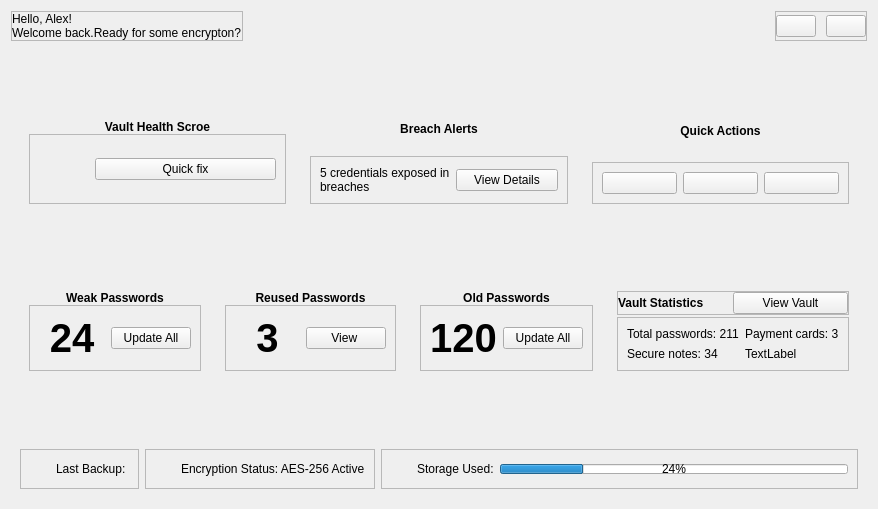
<?xml version="1.0" encoding="UTF-8"?>
<ui version="4.0">
 <class>DashboardComponent</class>
 <widget class="QCustomComponent" name="DashboardComponent">
  <property name="geometry">
   <rect>
    <x>0</x>
    <y>0</y>
    <width>878</width>
    <height>509</height>
   </rect>
  </property>
  <property name="minimumSize">
   <size>
    <width>862</width>
    <height>501</height>
   </size>
  </property>
  <property name="windowTitle">
   <string>CustomComponent</string>
  </property>
  <layout class="QVBoxLayout" name="verticalLayout">
   <item alignment="Qt::AlignmentFlag::AlignTop">
    <widget class="QWidget" name="header" native="true">
     <layout class="QHBoxLayout" name="horizontalLayout">
      <property name="spacing">
       <number>10</number>
      </property>
      <property name="leftMargin">
       <number>0</number>
      </property>
      <property name="topMargin">
       <number>0</number>
      </property>
      <property name="rightMargin">
       <number>0</number>
      </property>
      <property name="bottomMargin">
       <number>0</number>
      </property>
      <item alignment="Qt::AlignmentFlag::AlignLeft">
       <widget class="QFrame" name="frame">
        <property name="frameShape">
         <enum>QFrame::Shape::StyledPanel</enum>
        </property>
        <property name="frameShadow">
         <enum>QFrame::Shadow::Raised</enum>
        </property>
        <layout class="QVBoxLayout" name="verticalLayout_2">
         <property name="spacing">
          <number>0</number>
         </property>
         <property name="leftMargin">
          <number>0</number>
         </property>
         <property name="topMargin">
          <number>0</number>
         </property>
         <property name="rightMargin">
          <number>0</number>
         </property>
         <property name="bottomMargin">
          <number>0</number>
         </property>
         <item>
          <widget class="QLabel" name="welcomeName">
           <property name="text">
            <string>Hello, Alex!</string>
           </property>
          </widget>
         </item>
         <item>
          <widget class="QLabel" name="welcomeMessage">
           <property name="text">
            <string>Welcome back.Ready for some encrypton?</string>
           </property>
          </widget>
         </item>
        </layout>
       </widget>
      </item>
      <item>
       <spacer name="horizontalSpacer">
        <property name="orientation">
         <enum>Qt::Orientation::Horizontal</enum>
        </property>
        <property name="sizeHint" stdset="0">
         <size>
          <width>40</width>
          <height>20</height>
         </size>
        </property>
       </spacer>
      </item>
      <item alignment="Qt::AlignmentFlag::AlignRight">
       <widget class="QFrame" name="frame_2">
        <property name="frameShape">
         <enum>QFrame::Shape::StyledPanel</enum>
        </property>
        <property name="frameShadow">
         <enum>QFrame::Shadow::Raised</enum>
        </property>
        <layout class="QHBoxLayout" name="horizontalLayout_3">
         <property name="spacing">
          <number>10</number>
         </property>
         <property name="leftMargin">
          <number>0</number>
         </property>
         <property name="topMargin">
          <number>0</number>
         </property>
         <property name="rightMargin">
          <number>0</number>
         </property>
         <property name="bottomMargin">
          <number>0</number>
         </property>
         <item>
          <widget class="QPushButton" name="addBtn">
           <property name="text">
            <string/>
           </property>
           <property name="icon">
            <iconset resource="../Qss/icons/_icons.qrc">
             <normaloff>:/font_awesome_solid/icons/font_awesome/solid/plus.png</normaloff>:/font_awesome_solid/icons/font_awesome/solid/plus.png</iconset>
           </property>
          </widget>
         </item>
         <item>
          <widget class="QPushButton" name="notificationBtn">
           <property name="text">
            <string/>
           </property>
           <property name="icon">
            <iconset resource="../Qss/icons/_icons.qrc">
             <normaloff>:/font_awesome_solid/icons/font_awesome/solid/bell.png</normaloff>:/font_awesome_solid/icons/font_awesome/solid/bell.png</iconset>
           </property>
          </widget>
         </item>
        </layout>
       </widget>
      </item>
     </layout>
    </widget>
   </item>
   <item>
    <widget class="QCustomHorizontalSeparator" name="customHorizontalSeparator_2"/>
   </item>
   <item alignment="Qt::AlignmentFlag::AlignTop">
    <widget class="QWidget" name="widget_2" native="true">
     <layout class="QHBoxLayout" name="horizontalLayout_4">
      <item>
       <widget class="QWidget" name="widget_3" native="true">
        <layout class="QVBoxLayout" name="verticalLayout_3">
         <property name="spacing">
          <number>0</number>
         </property>
         <item>
          <widget class="QLabel" name="label">
           <property name="font">
            <font>
             <italic>false</italic>
             <bold>true</bold>
            </font>
           </property>
           <property name="text">
            <string>Vault Health Scroe</string>
           </property>
           <property name="alignment">
            <set>Qt::AlignmentFlag::AlignCenter</set>
           </property>
          </widget>
         </item>
         <item>
          <widget class="QCustomHorizontalSeparator" name="customHorizontalSeparator_8"/>
         </item>
         <item>
          <widget class="QFrame" name="frame_3">
           <property name="frameShape">
            <enum>QFrame::Shape::StyledPanel</enum>
           </property>
           <property name="frameShadow">
            <enum>QFrame::Shadow::Raised</enum>
           </property>
           <layout class="QHBoxLayout" name="horizontalLayout_5">
            <item>
             <widget class="QCustomRoundProgressBar" name="vaultScoreProgressBar">
              <property name="minimumSize">
               <size>
                <width>50</width>
                <height>50</height>
               </size>
              </property>
              <property name="maximumSize">
               <size>
                <width>50</width>
                <height>50</height>
               </size>
              </property>
              <property name="value" stdset="0">
               <number>40</number>
              </property>
             </widget>
            </item>
            <item>
             <widget class="QPushButton" name="quickFixBtn">
              <property name="text">
               <string>Quick fix</string>
              </property>
              <property name="icon">
               <iconset resource="../Qss/icons/_icons.qrc">
                <normaloff>:/feather/icons/feather/tool.png</normaloff>:/feather/icons/feather/tool.png</iconset>
              </property>
             </widget>
            </item>
           </layout>
          </widget>
         </item>
        </layout>
       </widget>
      </item>
      <item>
       <widget class="QWidget" name="widget_4" native="true">
        <layout class="QVBoxLayout" name="verticalLayout_4">
         <property name="spacing">
          <number>0</number>
         </property>
         <item>
          <widget class="QLabel" name="label_2">
           <property name="font">
            <font>
             <bold>true</bold>
            </font>
           </property>
           <property name="text">
            <string>Breach Alerts</string>
           </property>
           <property name="alignment">
            <set>Qt::AlignmentFlag::AlignCenter</set>
           </property>
          </widget>
         </item>
         <item>
          <widget class="QCustomHorizontalSeparator" name="customHorizontalSeparator_9"/>
         </item>
         <item>
          <widget class="QFrame" name="frame_4">
           <property name="frameShape">
            <enum>QFrame::Shape::StyledPanel</enum>
           </property>
           <property name="frameShadow">
            <enum>QFrame::Shadow::Raised</enum>
           </property>
           <layout class="QHBoxLayout" name="horizontalLayout_6">
            <item>
             <widget class="QLabel" name="breachLabel">
              <property name="text">
               <string>5 credentials exposed in breaches</string>
              </property>
              <property name="wordWrap">
               <bool>true</bool>
              </property>
             </widget>
            </item>
            <item>
             <widget class="QPushButton" name="breachBtn">
              <property name="text">
               <string>View Details</string>
              </property>
              <property name="icon">
               <iconset resource="../Qss/icons/_icons.qrc">
                <normaloff>:/feather/icons/feather/eye.png</normaloff>:/feather/icons/feather/eye.png</iconset>
              </property>
             </widget>
            </item>
           </layout>
          </widget>
         </item>
        </layout>
       </widget>
      </item>
      <item>
       <widget class="QWidget" name="widget_5" native="true">
        <layout class="QVBoxLayout" name="verticalLayout_5">
         <property name="spacing">
          <number>0</number>
         </property>
         <item>
          <widget class="QLabel" name="label_4">
           <property name="font">
            <font>
             <bold>true</bold>
            </font>
           </property>
           <property name="text">
            <string>Quick Actions</string>
           </property>
           <property name="alignment">
            <set>Qt::AlignmentFlag::AlignCenter</set>
           </property>
          </widget>
         </item>
         <item>
          <widget class="QCustomHorizontalSeparator" name="customHorizontalSeparator_10"/>
         </item>
         <item>
          <widget class="QFrame" name="frame_5">
           <property name="frameShape">
            <enum>QFrame::Shape::StyledPanel</enum>
           </property>
           <property name="frameShadow">
            <enum>QFrame::Shadow::Raised</enum>
           </property>
           <layout class="QHBoxLayout" name="horizontalLayout_7">
            <item>
             <widget class="QPushButton" name="generatorBtn">
              <property name="text">
               <string/>
              </property>
              <property name="icon">
               <iconset resource="../Qss/icons/_icons.qrc">
                <normaloff>:/material_design/icons/material_design/generating_tokens.png</normaloff>:/material_design/icons/material_design/generating_tokens.png</iconset>
              </property>
             </widget>
            </item>
            <item>
             <widget class="QPushButton" name="settingsBtn">
              <property name="text">
               <string/>
              </property>
              <property name="icon">
               <iconset resource="../Qss/icons/_icons.qrc">
                <normaloff>:/feather/icons/feather/settings.png</normaloff>:/feather/icons/feather/settings.png</iconset>
              </property>
             </widget>
            </item>
            <item>
             <widget class="QPushButton" name="userBtn">
              <property name="text">
               <string/>
              </property>
              <property name="icon">
               <iconset resource="../Qss/icons/_icons.qrc">
                <normaloff>:/font_awesome_solid/icons/font_awesome/solid/circle-user.png</normaloff>:/font_awesome_solid/icons/font_awesome/solid/circle-user.png</iconset>
              </property>
             </widget>
            </item>
           </layout>
          </widget>
         </item>
        </layout>
       </widget>
      </item>
     </layout>
    </widget>
   </item>
   <item>
    <widget class="QCustomHorizontalSeparator" name="customHorizontalSeparator"/>
   </item>
   <item alignment="Qt::AlignmentFlag::AlignTop">
    <widget class="QWidget" name="widget_6" native="true">
     <layout class="QHBoxLayout" name="horizontalLayout_11">
      <item>
       <widget class="QWidget" name="widget_7" native="true">
        <layout class="QVBoxLayout" name="verticalLayout_6">
         <property name="spacing">
          <number>0</number>
         </property>
         <item>
          <widget class="QLabel" name="label_3">
           <property name="font">
            <font>
             <bold>true</bold>
            </font>
           </property>
           <property name="text">
            <string>Weak Passwords</string>
           </property>
           <property name="alignment">
            <set>Qt::AlignmentFlag::AlignCenter</set>
           </property>
          </widget>
         </item>
         <item>
          <widget class="QCustomHorizontalSeparator" name="customHorizontalSeparator_5"/>
         </item>
         <item>
          <widget class="QFrame" name="frame_6">
           <property name="frameShape">
            <enum>QFrame::Shape::StyledPanel</enum>
           </property>
           <property name="frameShadow">
            <enum>QFrame::Shadow::Raised</enum>
           </property>
           <layout class="QHBoxLayout" name="horizontalLayout_8">
            <item>
             <widget class="QLabel" name="weakPassLabel">
              <property name="font">
               <font>
                <pointsize>30</pointsize>
                <bold>true</bold>
               </font>
              </property>
              <property name="text">
               <string>24</string>
              </property>
              <property name="alignment">
               <set>Qt::AlignmentFlag::AlignCenter</set>
              </property>
             </widget>
            </item>
            <item>
             <widget class="QPushButton" name="viewWeakPass">
              <property name="text">
               <string>Update All</string>
              </property>
              <property name="icon">
               <iconset resource="../Qss/icons/_icons.qrc">
                <normaloff>:/material_design/icons/material_design/browser_updated.png</normaloff>:/material_design/icons/material_design/browser_updated.png</iconset>
              </property>
             </widget>
            </item>
           </layout>
          </widget>
         </item>
        </layout>
       </widget>
      </item>
      <item>
       <widget class="QWidget" name="widget_8" native="true">
        <layout class="QVBoxLayout" name="verticalLayout_7">
         <property name="spacing">
          <number>0</number>
         </property>
         <item>
          <widget class="QLabel" name="label_5">
           <property name="font">
            <font>
             <pointsize>9</pointsize>
             <bold>true</bold>
            </font>
           </property>
           <property name="text">
            <string>Reused Passwords</string>
           </property>
           <property name="alignment">
            <set>Qt::AlignmentFlag::AlignCenter</set>
           </property>
          </widget>
         </item>
         <item>
          <widget class="QCustomHorizontalSeparator" name="customHorizontalSeparator_6"/>
         </item>
         <item>
          <widget class="QFrame" name="frame_7">
           <property name="frameShape">
            <enum>QFrame::Shape::StyledPanel</enum>
           </property>
           <property name="frameShadow">
            <enum>QFrame::Shadow::Raised</enum>
           </property>
           <layout class="QHBoxLayout" name="horizontalLayout_9">
            <item>
             <widget class="QLabel" name="reusedPassLabel">
              <property name="font">
               <font>
                <pointsize>30</pointsize>
                <bold>true</bold>
               </font>
              </property>
              <property name="text">
               <string>3</string>
              </property>
              <property name="alignment">
               <set>Qt::AlignmentFlag::AlignCenter</set>
              </property>
              <property name="wordWrap">
               <bool>true</bool>
              </property>
             </widget>
            </item>
            <item>
             <widget class="QPushButton" name="viewpassBtn">
              <property name="text">
               <string>View </string>
              </property>
              <property name="icon">
               <iconset resource="../Qss/icons/_icons.qrc">
                <normaloff>:/feather/icons/feather/eye.png</normaloff>:/feather/icons/feather/eye.png</iconset>
              </property>
             </widget>
            </item>
           </layout>
          </widget>
         </item>
        </layout>
       </widget>
      </item>
      <item>
       <widget class="QWidget" name="widget_9" native="true">
        <layout class="QVBoxLayout" name="verticalLayout_8">
         <property name="spacing">
          <number>0</number>
         </property>
         <item>
          <widget class="QLabel" name="label_6">
           <property name="font">
            <font>
             <bold>true</bold>
            </font>
           </property>
           <property name="text">
            <string>Old Passwords</string>
           </property>
           <property name="alignment">
            <set>Qt::AlignmentFlag::AlignCenter</set>
           </property>
          </widget>
         </item>
         <item>
          <widget class="QCustomHorizontalSeparator" name="customHorizontalSeparator_7"/>
         </item>
         <item>
          <widget class="QFrame" name="frame_8">
           <property name="frameShape">
            <enum>QFrame::Shape::StyledPanel</enum>
           </property>
           <property name="frameShadow">
            <enum>QFrame::Shadow::Raised</enum>
           </property>
           <layout class="QHBoxLayout" name="horizontalLayout_10">
            <item>
             <widget class="QLabel" name="oldPassLabel">
              <property name="font">
               <font>
                <pointsize>30</pointsize>
                <bold>true</bold>
               </font>
              </property>
              <property name="text">
               <string>120</string>
              </property>
              <property name="alignment">
               <set>Qt::AlignmentFlag::AlignCenter</set>
              </property>
             </widget>
            </item>
            <item>
             <widget class="QPushButton" name="updatePassBtn">
              <property name="text">
               <string>Update All</string>
              </property>
              <property name="icon">
               <iconset resource="../Qss/icons/_icons.qrc">
                <normaloff>:/material_design/icons/material_design/browser_updated.png</normaloff>:/material_design/icons/material_design/browser_updated.png</iconset>
              </property>
             </widget>
            </item>
           </layout>
          </widget>
         </item>
        </layout>
       </widget>
      </item>
      <item>
       <widget class="QWidget" name="widget_11" native="true">
        <layout class="QVBoxLayout" name="verticalLayout_9">
         <property name="spacing">
          <number>0</number>
         </property>
         <item>
          <widget class="QFrame" name="frame_13">
           <property name="frameShape">
            <enum>QFrame::Shape::StyledPanel</enum>
           </property>
           <property name="frameShadow">
            <enum>QFrame::Shadow::Raised</enum>
           </property>
           <layout class="QHBoxLayout" name="horizontalLayout_16">
            <property name="spacing">
             <number>0</number>
            </property>
            <property name="leftMargin">
             <number>0</number>
            </property>
            <property name="topMargin">
             <number>0</number>
            </property>
            <property name="rightMargin">
             <number>0</number>
            </property>
            <property name="bottomMargin">
             <number>0</number>
            </property>
            <item>
             <widget class="QLabel" name="label_15">
              <property name="font">
               <font>
                <bold>true</bold>
               </font>
              </property>
              <property name="text">
               <string>Vault Statistics</string>
              </property>
             </widget>
            </item>
            <item>
             <widget class="QPushButton" name="vaultBtn">
              <property name="text">
               <string>View Vault</string>
              </property>
              <property name="icon">
               <iconset resource="../Qss/icons/_icons.qrc">
                <normaloff>:/font_awesome_solid/icons/font_awesome/solid/shield.png</normaloff>:/font_awesome_solid/icons/font_awesome/solid/shield.png</iconset>
              </property>
             </widget>
            </item>
           </layout>
          </widget>
         </item>
         <item>
          <widget class="QCustomHorizontalSeparator" name="customHorizontalSeparator_4"/>
         </item>
         <item>
          <widget class="QFrame" name="frame_12">
           <property name="frameShape">
            <enum>QFrame::Shape::StyledPanel</enum>
           </property>
           <property name="frameShadow">
            <enum>QFrame::Shadow::Raised</enum>
           </property>
           <layout class="QFormLayout" name="formLayout">
            <item row="0" column="0">
             <widget class="QLabel" name="totalPassLabel">
              <property name="text">
               <string>Total passwords: 211</string>
              </property>
             </widget>
            </item>
            <item row="1" column="0">
             <widget class="QLabel" name="totalNotesLabel">
              <property name="text">
               <string>Secure notes: 34</string>
              </property>
             </widget>
            </item>
            <item row="0" column="1">
             <widget class="QLabel" name="totalCardsLabel">
              <property name="text">
               <string>Payment cards: 3</string>
              </property>
             </widget>
            </item>
            <item row="1" column="1">
             <widget class="QLabel" name="totalContactsLabel">
              <property name="text">
               <string>TextLabel</string>
              </property>
             </widget>
            </item>
           </layout>
          </widget>
         </item>
        </layout>
       </widget>
      </item>
     </layout>
    </widget>
   </item>
   <item>
    <widget class="QCustomHorizontalSeparator" name="customHorizontalSeparator_3"/>
   </item>
   <item>
    <widget class="QWidget" name="footer" native="true">
     <layout class="QHBoxLayout" name="horizontalLayout_12">
      <item>
       <widget class="QFrame" name="frame_9">
        <property name="frameShape">
         <enum>QFrame::Shape::StyledPanel</enum>
        </property>
        <property name="frameShadow">
         <enum>QFrame::Shadow::Raised</enum>
        </property>
        <layout class="QHBoxLayout" name="horizontalLayout_13">
         <item>
          <widget class="QLabel" name="label_8">
           <property name="minimumSize">
            <size>
             <width>20</width>
             <height>20</height>
            </size>
           </property>
           <property name="maximumSize">
            <size>
             <width>20</width>
             <height>20</height>
            </size>
           </property>
           <property name="text">
            <string/>
           </property>
           <property name="pixmap">
            <pixmap resource="../Qss/icons/_icons.qrc">:/material_design/icons/material_design/settings_backup_restore.png</pixmap>
           </property>
           <property name="scaledContents">
            <bool>true</bool>
           </property>
          </widget>
         </item>
         <item>
          <widget class="QLabel" name="lastBackupLabel">
           <property name="text">
            <string>Last Backup: </string>
           </property>
          </widget>
         </item>
        </layout>
       </widget>
      </item>
      <item>
       <widget class="QFrame" name="frame_10">
        <property name="frameShape">
         <enum>QFrame::Shape::StyledPanel</enum>
        </property>
        <property name="frameShadow">
         <enum>QFrame::Shadow::Raised</enum>
        </property>
        <layout class="QHBoxLayout" name="horizontalLayout_14">
         <item>
          <widget class="QLabel" name="label_10">
           <property name="minimumSize">
            <size>
             <width>20</width>
             <height>20</height>
            </size>
           </property>
           <property name="maximumSize">
            <size>
             <width>20</width>
             <height>20</height>
            </size>
           </property>
           <property name="text">
            <string/>
           </property>
           <property name="pixmap">
            <pixmap resource="../Qss/icons/_icons.qrc">:/font_awesome_solid/icons/font_awesome/solid/lock.png</pixmap>
           </property>
           <property name="scaledContents">
            <bool>true</bool>
           </property>
          </widget>
         </item>
         <item>
          <widget class="QLabel" name="encryptionStatusLabel">
           <property name="text">
            <string>Encryption Status: AES-256 Active</string>
           </property>
          </widget>
         </item>
        </layout>
       </widget>
      </item>
      <item>
       <widget class="QFrame" name="frame_11">
        <property name="frameShape">
         <enum>QFrame::Shape::StyledPanel</enum>
        </property>
        <property name="frameShadow">
         <enum>QFrame::Shadow::Raised</enum>
        </property>
        <layout class="QHBoxLayout" name="horizontalLayout_15">
         <item>
          <widget class="QLabel" name="label_12">
           <property name="minimumSize">
            <size>
             <width>20</width>
             <height>20</height>
            </size>
           </property>
           <property name="maximumSize">
            <size>
             <width>20</width>
             <height>20</height>
            </size>
           </property>
           <property name="text">
            <string/>
           </property>
           <property name="pixmap">
            <pixmap resource="../Qss/icons/_icons.qrc">:/material_design/icons/material_design/sd_storage.png</pixmap>
           </property>
           <property name="scaledContents">
            <bool>true</bool>
           </property>
          </widget>
         </item>
         <item>
          <widget class="QLabel" name="storageUsedLabel">
           <property name="text">
            <string>Storage Used:</string>
           </property>
          </widget>
         </item>
         <item>
          <widget class="QProgressBar" name="storageProgressBar">
           <property name="minimumSize">
            <size>
             <width>0</width>
             <height>10</height>
            </size>
           </property>
           <property name="maximumSize">
            <size>
             <width>500</width>
             <height>10</height>
            </size>
           </property>
           <property name="value">
            <number>24</number>
           </property>
          </widget>
         </item>
        </layout>
       </widget>
      </item>
     </layout>
    </widget>
   </item>
  </layout>
 </widget>
 <customwidgets>
  <customwidget>
   <class>QCustomHorizontalSeparator</class>
   <extends>QWidget</extends>
   <header>Custom_Widgets.QCustomHorizontalSeparator</header>
  </customwidget>
  <customwidget>
   <class>QCustomRoundProgressBar</class>
   <extends>QWidget</extends>
   <header>Custom_Widgets.QCustomProgressBars</header>
  </customwidget>
  <customwidget>
   <class>QCustomComponent</class>
   <extends>QWidget</extends>
   <header>Custom_Widgets.QCustomComponent</header>
   <container>1</container>
  </customwidget>
 </customwidgets>
 <resources>
  <include location="../Qss/icons/_icons.qrc"/>
 </resources>
 <connections/>
</ui>
